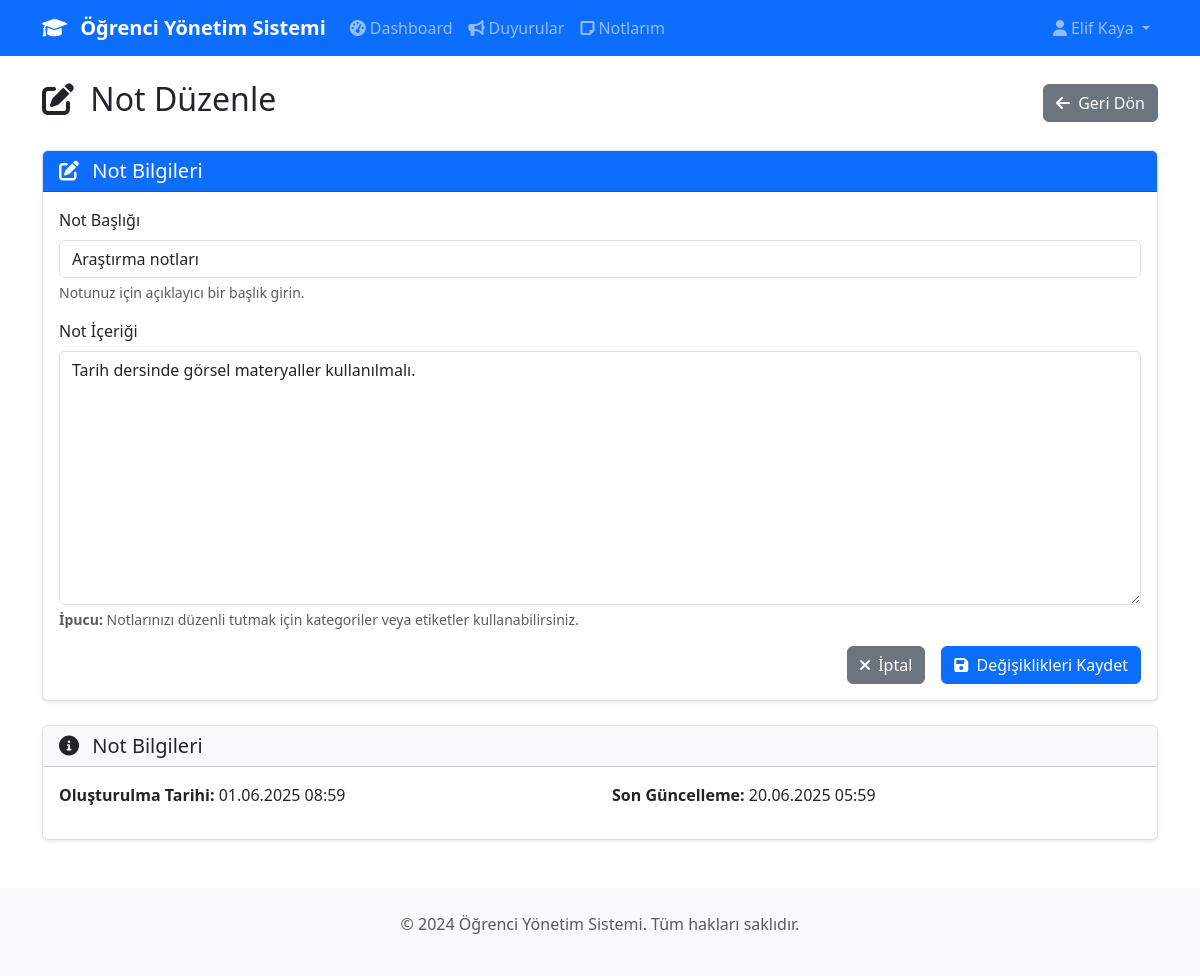
Page /notes/edit/37 (signed in) on the committed database.
### models.py (models this page shows, shortened)
class User(UserMixin, db.Model):
    __tablename__ = 'users'
    id = db.Column(db.Integer, primary_key=True)
    name = db.Column(db.String(100), nullable=False)
    email = db.Column(db.String(120), unique=True, nullable=False)
    password_hash = db.Column(db.String(255), nullable=False)
    role = db.Column(db.Enum('student', 'teacher'), nullable=False)
    created_at = db.Column(db.DateTime, default=datetime.utcnow)
    courses_taught = db.relationship('Course', backref='teacher', lazy=True)
    enrollments = db.relationship('Enrollment', backref='student', lazy=True, cascade='all, delete-orphan')
    grades = db.relationship('Grade', backref='student', lazy=True, cascade='all, delete-orphan')
    notes = db.relationship('Note', backref='user', lazy=True, cascade='all, delete-orphan')
    announcements = db.relationship('Announcement', backref='author', lazy=True, cascade='all, delete-orphan')

class Note(db.Model):
    __tablename__ = 'notes'
    id = db.Column(db.Integer, primary_key=True)
    user_id = db.Column(db.Integer, db.ForeignKey('users.id'), nullable=False)
    title = db.Column(db.String(200), nullable=False)
    content = db.Column(db.Text, nullable=False)
    created_at = db.Column(db.DateTime, default=datetime.utcnow)
    updated_at = db.Column(db.DateTime, default=datetime.utcnow, onupdate=datetime.utcnow)

### routes.py (the view)
    @app.route('/notes/edit/<int:note_id>', methods=['GET', 'POST'])
    @login_required
    def edit_note(note_id):
        note = Note.query.get_or_404(note_id)
        if note.user_id != current_user.id:
            abort(403)
        if request.method == 'POST':
            note.title = request.form.get('title')
            note.content = request.form.get('content')
            db.session.commit()
            flash('Not başarıyla güncellendi!', 'success')
            return redirect(url_for('manage_notes'))
        return render_template('edit_note.html', note=note)

### app.py (called while the page is built)
def create_app():
    app = Flask(__name__)
    app.config.from_object(Config)
    db.init_app(app)
    login_manager = LoginManager()
    login_manager.init_app(app)
    login_manager.login_view = 'login'
    login_manager.login_message = 'Bu sayfaya erişmek için giriş yapmalısınız.'
    login_manager.login_message_category = 'info'
    @login_manager.user_loader
    def load_user(user_id):
        return User.query.get(int(user_id))
    init_routes(app)
    @app.errorhandler(403)
    def forbidden(error):
        return render_template('errors/403.html'), 403
    @app.errorhandler(404)
    def not_found(error):
        return render_template('errors/404.html'), 404
    return app

### templates/edit_note.html (shortened to what this page needs)
{% extends "base.html" %}
{% block content %}
<div class="row">
    <div class="col-12">
        <div class="d-flex justify-content-between align-items-center mb-4">
            <h2>
                <i class="fas fa-edit me-2"></i>
                Not Düzenle
            </h2>
            <a href="{{ url_for('manage_notes') }}" class="btn btn-secondary">
                <i class="fas fa-arrow-left me-1"></i>
                Geri Dön
            </a>
        </div>
    </div>
</div>
<div class="row">
    <div class="col-12">
        <div class="card">
            <div class="card-header bg-primary text-white">
                <h5 class="mb-0">
                    <i class="fas fa-edit me-2"></i>
                    Not Bilgileri
                </h5>
            </div>
            <div class="card-body">
                <form method="POST">
                    <div class="mb-3">
                        <label for="title" class="form-label">Not Başlığı</label>
                        <input type="text" class="form-control" id="title" name="title" value="{{ note.title }}" required>
                        <div class="form-text">Notunuz için açıklayıcı bir başlık girin.</div>
                    </div>
                    <div class="mb-3">
                        <label for="content" class="form-label">Not İçeriği</label>
                        <textarea class="form-control" id="content" name="content" rows="10" required placeholder="Notunuzun içeriğini buraya yazın...">{{ note.content }}</textarea>
                        <div class="form-text">
                            <strong>İpucu:</strong> Notlarınızı düzenli tutmak için kategoriler veya etiketler kullanabilirsiniz.
                        </div>
                    </div>
                    <div class="d-grid gap-2 d-md-flex justify-content-md-end">
                        <a href="{{ url_for('manage_notes') }}" class="btn btn-secondary me-md-2">
                            <i class="fas fa-times me-1"></i>
                            İptal
                        </a>
                        <button type="submit" class="btn btn-primary">
                            <i class="fas fa-save me-1"></i>
                            Değişiklikleri Kaydet
                        </button>
                    </div>
                </form>
            </div>
        </div>
    </div>
</div>
<div class="row mt-4">
    <div class="col-12">
        <div class="card">
            <div class="card-header bg-light">
                <h5 class="mb-0">
                    <i class="fas fa-info-circle me-2"></i>
                    Not Bilgileri
                </h5>
            </div>
            <div class="card-body">
                <div class="row">
                    <div class="col-md-6">
                        <p><strong>Oluşturulma Tarihi:</strong> {{ note.created_at.strftime('%d.%m.%Y %H:%M') }}</p>
                    </div>
                    <div class="col-md-6">
                        <p><strong>Son Güncelleme:</strong> {{ note.updated_at.strftime('%d.%m.%Y %H:%M') }}</p>
                    </div>
                </div>
            </div>
        </div>
    </div>
</div>
{% endblock %}

### templates/base.html (shortened to what this page needs)
<!DOCTYPE html>
<html lang="tr">
<head>
    <link href="https://cdn.jsdelivr.net/npm/bootstrap@5.3.0/dist/css/bootstrap.min.css" rel="stylesheet">
    <link href="https://cdnjs.cloudflare.com/ajax/libs/font-awesome/6.0.0/css/all.min.css" rel="stylesheet">
</head>
<body>
    <nav class="navbar navbar-expand-lg navbar-dark bg-primary">
        <div class="container">
            <a class="navbar-brand" href="{{ url_for('index') }}">
                <i class="fas fa-graduation-cap me-2"></i>
                Öğrenci Yönetim Sistemi
            </a>
            {% if current_user.is_authenticated %}
            <div class="collapse navbar-collapse" id="navbarNav">
                <ul class="navbar-nav me-auto">
                    {% if current_user.role == 'teacher' %}
                    <li class="nav-item">
                        <a class="nav-link" href="{{ url_for('teacher_dashboard') }}">
                            <i class="fas fa-tachometer-alt me-1"></i>Dashboard
                        </a>
                    </li>
                    <li class="nav-item">
                        <a class="nav-link" href="{{ url_for('manage_students') }}">
                            <i class="fas fa-users me-1"></i>Öğrenciler
                        </a>
                    </li>
                    <li class="nav-item">
                        <a class="nav-link" href="{{ url_for('manage_courses') }}">
                            <i class="fas fa-book me-1"></i>Kurslar
                        </a>
                    </li>
                    <li class="nav-item">
                        <a class="nav-link" href="{{ url_for('manage_enrollments') }}">
                            <i class="fas fa-user-graduate me-1"></i>Kurs Kayıtları
                        </a>
                    </li>
                    <li class="nav-item">
                        <a class="nav-link" href="{{ url_for('manage_grades') }}">
                            <i class="fas fa-star me-1"></i>Notlar
                        </a>
                    </li>
                    <li class="nav-item">
                        <a class="nav-link" href="{{ url_for('manage_announcements') }}">
                            <i class="fas fa-bullhorn me-1"></i>Duyurular
                        </a>
                    </li>
                    {% else %}
                    <li class="nav-item">
                        <a class="nav-link" href="{{ url_for('student_dashboard') }}">
                            <i class="fas fa-tachometer-alt me-1"></i>Dashboard
                        </a>
                    </li>
                    <li class="nav-item">
                        <a class="nav-link" href="{{ url_for('view_announcements') }}">
                            <i class="fas fa-bullhorn me-1"></i>Duyurular
                        </a>
                    </li>
                    {% endif %}
                    <li class="nav-item">
                        <a class="nav-link" href="{{ url_for('manage_notes') }}">
                            <i class="fas fa-sticky-note me-1"></i>Notlarım
                        </a>
                    </li>
                </ul>
                <ul class="navbar-nav">
                    <li class="nav-item dropdown">
                        <a class="nav-link dropdown-toggle" href="#" id="navbarDropdown" role="button" data-bs-toggle="dropdown">
                            <i class="fas fa-user me-1"></i>{{ current_user.name }}
                        </a>
                    </li>
                </ul>
            </div>
            {% endif %}
        </div>
    </nav>
    <main class="container mt-4">
        {% block content %}{% endblock %}
    </main>
    <footer class="bg-light text-center text-muted py-4 mt-5">
        <div class="container">
            <p>&copy; 2024 Öğrenci Yönetim Sistemi. Tüm hakları saklıdır.</p>
        </div>
    </footer>
</body>
</html>

### templates/base.html (style rules this page uses)
.navbar-brand { font-weight: bold; }
.card { box-shadow: 0 0.125rem 0.25rem rgba(0, 0, 0, 0.075); border: 1px solid rgba(0, 0, 0, 0.125); }
.btn-primary { background-color: #0d6efd; border-color: #0d6efd; }

### rows in the picture
User: name "Elif Kaya"
Note: title "Araştırma notları", content "Tarih dersinde görsel materyaller kullanılmalı.", created_at "01.06.2025 08:59", updated_at "20.06.2025 05:59"
